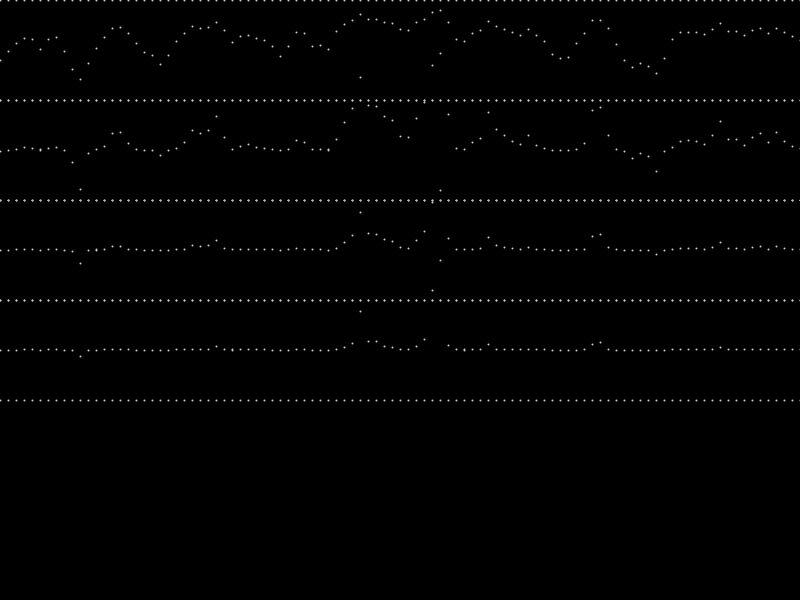
Frame 1 (no input)
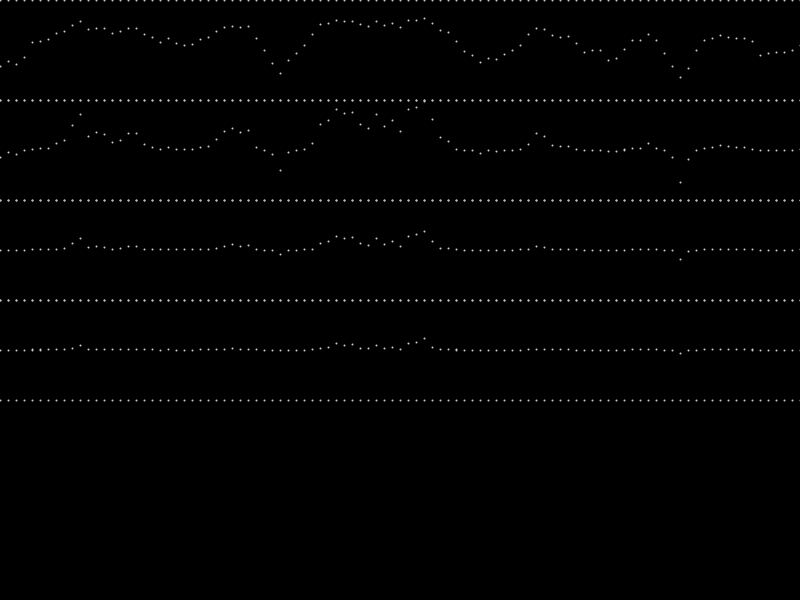
Frame 60 (the mouse pressed at the canvas centre just before this capture)
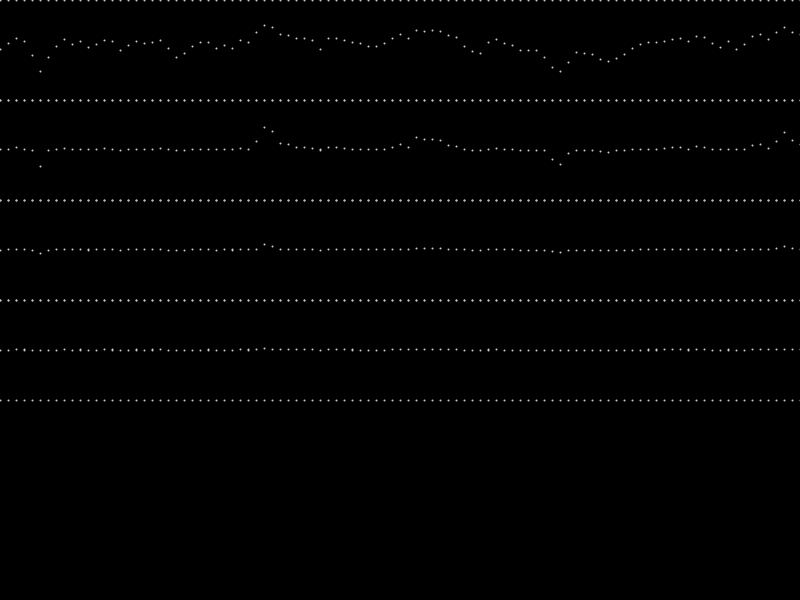
Frame 120 (the mouse held since frame 60 and released just before this capture)

The Processing sketch that drew these frames (run headless with seeded random() and noise(); from frame 60 on, the mouse is pressed at the canvas centre):

// Processing sketch: sketch_190903b
// ── sketch_190903b.pde
float s_1;
float s_2;
float xn = 100;
float x;
float y;
float amp = 100;
float seed_time = 0;


void setup(){
  size(800, 600);
  
  //noLoop();
}

void draw(){
  background(0);
  stroke(200);
  strokeWeight(2);
  for(int i = 0; i <= xn; i++){
    x = width/xn*i;
    y = amp*(noise(i/5.0, seed_time) - 0.5) + amp*0.5;
    point(x, y);
    point(x, amp*0.5 + amp*0.5);
    point(x, -amp*0.5 + amp*0.5);
  }
  
  for(int i = 0; i <= xn; i++){
    x = width/xn*i;
    y = amp*(pow(4*(noise(i/5.0, seed_time) - 0.5), 3)/4) + amp*0.5 + amp;
    point(x, y);
    point(x, amp*0.5 + amp*0.5 + amp);
    point(x, -amp*0.5 + amp*0.5 + amp);
  }
  
  for(int i = 0; i <= xn; i++){
    x = width/xn*i;
    y = amp*(pow(4*(noise(i/5.0, seed_time) - 0.5), 5)/16) + amp*0.5 + 2*amp;
    point(x, y);
    point(x, amp*0.5 + amp*0.5 + 2*amp);
    point(x, -amp*0.5 + amp*0.5 + 2*amp);
  }
    for(int i = 0; i <= xn; i++){
    x = width/xn*i;
    y = amp*(pow(4*(noise(i/5.0, seed_time) - 0.5), 9)/64) + amp*0.5 + 3*amp;
    point(x, y);
    point(x, amp*0.5 + amp*0.5 + 3*amp);
    point(x, -amp*0.5 + amp*0.5 + 3*amp);
  }
  
  seed_time += 0.02;
}
